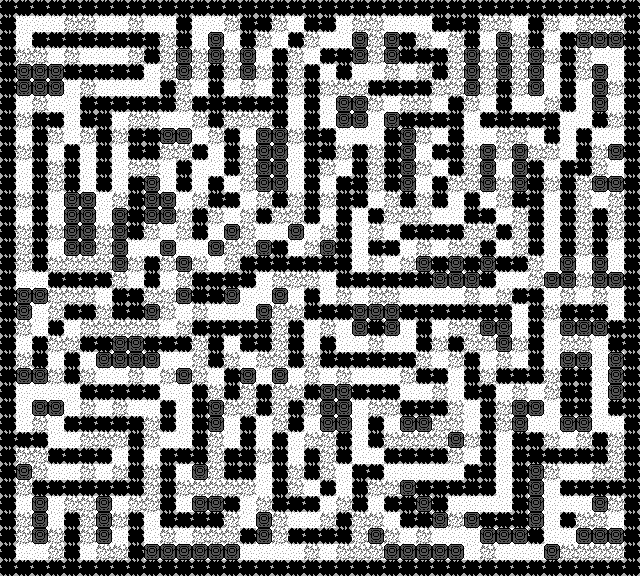

Below is a game level as drawn by its tile map, then a one-line description and the .tmx that defines it (tile-layer data replaced by summaries):
An orthogonal 40x36 tile map with 16x16 px tiles, 2 tile layers (floor, barriers) and 3 objects (goal, player, countdown).

<map version="2017.04.18" orientation="orthogonal" renderorder="right-down" width="40" height="36" tilewidth="16" tileheight="16" nextobjectid="4">
 <tileset firstgid="1" name="main" tilewidth="16" tileheight="16" tilecount="16" columns="4">
  <image source="tiles.png" width="64" height="64" />
 </tileset>
 <layer name="floor" width="40" height="36">
  <properties>
   <property name="nocollide" value="true" />
   <property name="tileset" value="main" />
  </properties>
  <data>[1440 cells, 1440 non-empty, 2 distinct tile ids]</data>
 </layer>
 <layer name="barriers" width="40" height="36">
  <properties>
   <property name="collision" value="true" />
   <property name="tileset" value="main" />
  </properties>
  <data>[1440 cells, 760 non-empty, 2 distinct tile ids]</data>
 </layer>
 <objectgroup name="objects">
  <object id="1" name="goal" type="goal" x="608" y="544" width="16" height="16">
   <properties>
    <property name="win_maze" value="true" />
   </properties>
  </object>
  <object id="2" name="player_start" type="player" x="16" y="16" width="16" height="16">
   <properties>
    <property name="player" value="true" />
   </properties>
  </object>
  <object id="3" name="countdown" type="countdown" x="576" y="512" width="16" height="16" />
 </objectgroup>
</map>